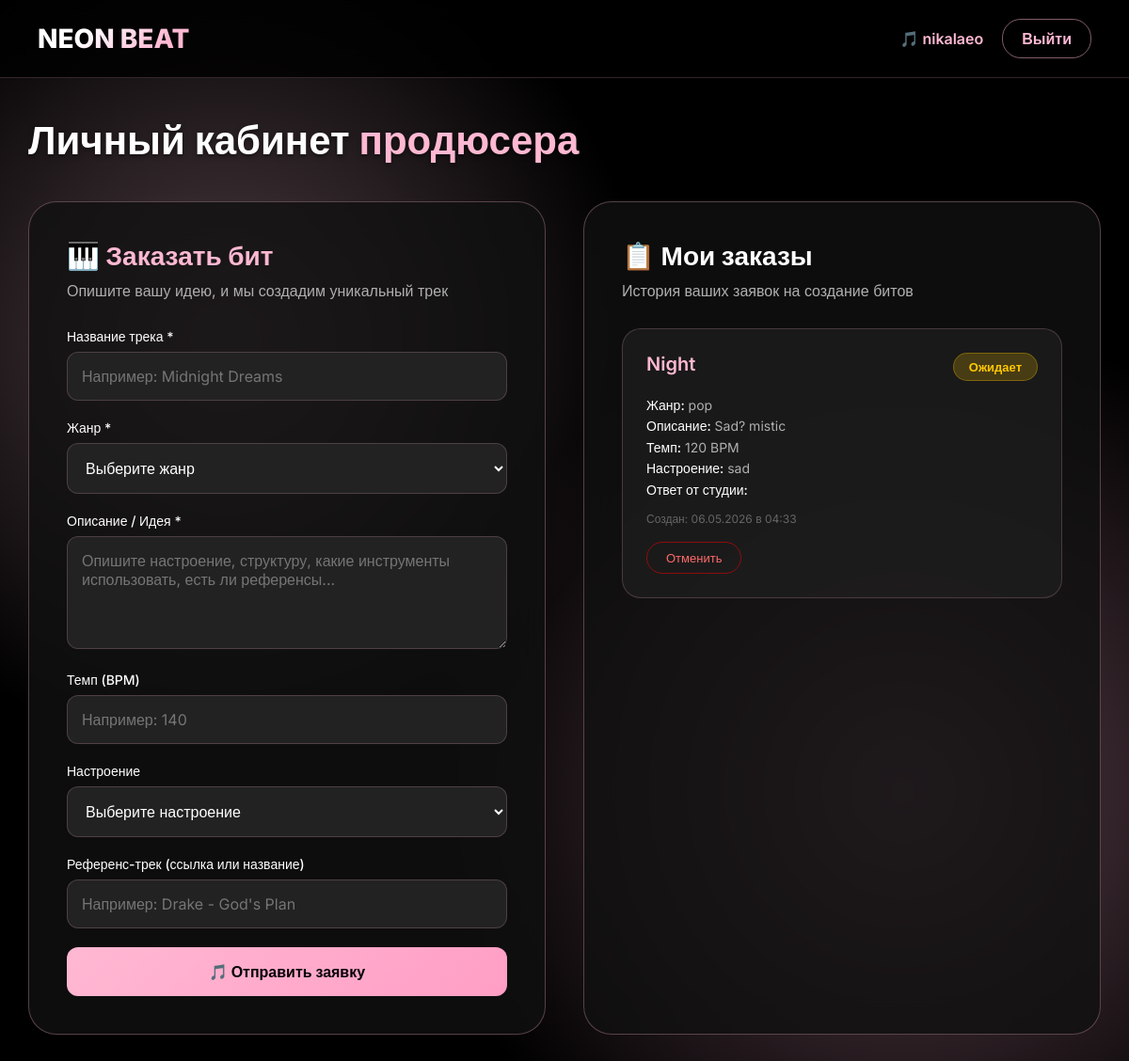
Page /dashboard (signed in) on the committed database.
### app.py (models this page shows, shortened)
class User(UserMixin, db.Model):
    id = db.Column(db.Integer, primary_key=True)
    username = db.Column(db.String(80), unique=True, nullable=False)
    email = db.Column(db.String(120), unique=True, nullable=False)
    password_hash = db.Column(db.String(200), nullable=False)
    is_admin = db.Column(db.Boolean, default=False)
    created_at = db.Column(db.DateTime, default=datetime.utcnow)
    orders = db.relationship('Order', backref='user', lazy=True)

class Order(db.Model):
    id = db.Column(db.Integer, primary_key=True)
    user_id = db.Column(db.Integer, db.ForeignKey('user.id'), nullable=False)
    track_name = db.Column(db.String(200), nullable=False)
    genre = db.Column(db.String(100), nullable=False)
    description = db.Column(db.Text, nullable=False)
    tempo = db.Column(db.Integer)
    mood = db.Column(db.String(100))
    reference_track = db.Column(db.String(200))
    status = db.Column(db.String(50), default='pending')  # pending, in_progress, completed, cancelled
    admin_comment = db.Column(db.Text)
    created_at = db.Column(db.DateTime, default=datetime.utcnow)
    updated_at = db.Column(db.DateTime, default=datetime.utcnow, onupdate=datetime.utcnow)

### app.py (the view)
@app.route('/dashboard')
@login_required
def dashboard():
    if current_user.is_admin:
        return redirect(url_for('admin_panel'))
    user_orders = Order.query.filter_by(user_id=current_user.id).order_by(Order.created_at.desc()).all()
    return render_template('dashboard.html', orders=user_orders)

### app.py (called while the page is built)
@login_manager.user_loader
def load_user(user_id):
    return User.query.get(int(user_id))

### templates/dashboard.html (shortened to what this page needs)
<!DOCTYPE html>
<html lang="ru">
<head>
</head>
<body>
    <nav class="navbar">
        <a href="/" class="logo" style="text-decoration: none;">NEON BEAT</a>
        <div class="user-info">
            <span class="user-name">🎵 {{ current_user.username }}</span>
            <a href="/logout" class="logout-btn">Выйти</a>
        </div>
    </nav>
    <div class="container">
        <h1>Личный кабинет <span>продюсера</span></h1>
        <div class="dashboard-grid">
            <div class="order-form">
                <h2>🎹 Заказать бит</h2>
                <p class="subtitle">Опишите вашу идею, и мы создадим уникальный трек</p>
                <form action="/create_order" method="POST">
                    <div class="form-group">
                        <label>Название трека *</label>
                        <input type="text" name="track_name" placeholder="Например: Midnight Dreams" required>
                    </div>
                    <div class="form-group">
                        <label>Жанр *</label>
                        <select name="genre" required>
                            <option value="">Выберите жанр</option>
                        </select>
                    </div>
                    <div class="form-group">
                        <label>Описание / Идея *</label>
                        <textarea name="description" placeholder="Опишите настроение, структуру, какие инструменты использовать, есть ли референсы..." required></textarea>
                    </div>
                    <div class="form-group">
                        <label>Темп (BPM)</label>
                        <input type="number" name="tempo" placeholder="Например: 140" min="40" max="300">
                    </div>
                    <div class="form-group">
                        <label>Настроение</label>
                        <select name="mood">
                            <option value="">Выберите настроение</option>
                        </select>
                    </div>
                    <div class="form-group">
                        <label>Референс-трек (ссылка или название)</label>
                        <input type="text" name="reference_track" placeholder="Например: Drake - God's Plan">
                    </div>
                    <button type="submit" class="btn-submit">🎵 Отправить заявку</button>
                </form>
            </div>
            <div class="orders-list">
                <h2>📋 Мои заказы</h2>
                <p class="orders-subtitle">История ваших заявок на создание битов</p>
                {% if orders %}
                    {% for order in orders %}
                    <div class="order-card">
                        <div class="order-header">
                            <div class="order-title">{{ order.track_name }}</div>
                            <span class="status-badge status-{{ order.status }}">
                                {% if order.status == 'pending' %}Ожидает
                                {% elif order.status == 'in_progress' %}В работе
                                {% elif order.status == 'completed' %}Готов
                                {% elif order.status == 'cancelled' %}Отменен
                                {% endif %}
                            </span>
                        </div>
                        <div class="order-details">
                            <p><span>Жанр:</span> {{ order.genre }}</p>
                            <p><span>Описание:</span> {{ order.description[:100] }}{% if order.description|length > 100 %}...{% endif %}</p>
                            {% if order.tempo %}<p><span>Темп:</span> {{ order.tempo }} BPM</p>{% endif %}
                            {% if order.mood %}<p><span>Настроение:</span> {{ order.mood }}</p>{% endif %}
                            {% if order.admin_comment %}<p><span>Ответ от студии:</span> {{ order.admin_comment }}</p>{% endif %}
                            <p style="margin-top: 10px; font-size: 12px; color: #666;">
                                Создан: {{ order.created_at.strftime('%d.%m.%Y в %H:%M') }}
                            </p>
                        </div>
                        {% if order.status == 'pending' %}
                        <a href="/cancel_order/{{ order.id }}" class="cancel-btn" onclick="return confirm('Отменить заказ?')">Отменить</a>
                        {% endif %}
                    </div>
                    {% endfor %}
                {% else %}
                    <div class="no-orders">
                        <p style="font-size: 18px;">🎵 У вас пока нет заказов</p>
                        <p style="margin-top: 10px;">Заполните форму слева, чтобы создать первый бит!</p>
                    </div>
                {% endif %}
            </div>
        </div>
    </div>
</body>
</html>

### templates/dashboard.html (style rules this page uses)
* { margin: 0; padding: 0; box-sizing: border-box; }
body { font-family: 'Inter', sans-serif; background: #000; color: #fff; min-height: 100vh; position: relative; }
body::before { content: ''; position: fixed; top: 0; left: 0; width: 100%; height: 100%; background: radial-gradient(circle at 20% 30%, rgba(255, 200, 220, 0.3) 0%, transparent 35%), radial-gradient(circle at 80% 70%, rgba(255, 180, 210, 0.35) 0%, transparent 40%); z-index: 0; pointer-events: none; }
.navbar { background: rgba(0, 0, 0, 0.8); backdrop-filter: blur(20px); padding: 20px 40px; display: flex; justify-content: space-between; align-items: center; border-bottom: 1px solid rgba(255, 184, 210, 0.2); position: relative; z-index: 10; }
.logo { font-size: 28px; font-weight: 800; background: linear-gradient(135deg, #fff 30%, #FFB8D2 80%); -webkit-background-clip: text; -webkit-text-fill-color: transparent; background-clip: text; }
.user-info { display: flex; align-items: center; gap: 20px; }
.user-name { color: #FFB8D2; font-weight: 600; }
.logout-btn { background: transparent; border: 1px solid rgba(255, 184, 210, 0.5); color: #FFB8D2; padding: 10px 20px; border-radius: 20px; text-decoration: none; font-weight: 600; transition: 0.3s; }
.container { max-width: 1300px; margin: 0 auto; padding: 40px 30px; position: relative; z-index: 2; }
h1 { font-size: 42px; margin-bottom: 40px; text-shadow: 0 2px 5px rgba(0, 0, 0, 0.5); }
h1 span { color: #FFB8D2; }
.dashboard-grid { display: grid; grid-template-columns: 1fr 1fr; gap: 40px; margin-bottom: 60px; }
.order-form { background: rgba(17, 17, 17, 0.8); backdrop-filter: blur(20px); border-radius: 30px; padding: 40px; border: 1px solid rgba(255, 184, 210, 0.3); }
.order-form h2 { font-size: 28px; margin-bottom: 10px; color: #FFB8D2; }
.order-form .subtitle { color: #B0B0B0; margin-bottom: 30px; }
.form-group { margin-bottom: 20px; }
label { display: block; margin-bottom: 8px; color: #fff; font-size: 14px; font-weight: 500; }
input, select, textarea { width: 100%; padding: 15px; background-color: #222; border: 1px solid rgba(255, 184, 210, 0.2); border-radius: 12px; color: #fff; font-size: 16px; font-family: 'Inter', sans-serif; transition: border-color 0.3s; }
select { cursor: pointer; }
select option { background: #222; color: #fff; }
textarea { min-height: 120px; resize: vertical; }
.btn-submit { width: 100%; padding: 16px; background: linear-gradient(135deg, #FFB8D2 0%, #ff9ec5 100%); color: #000; border: none; border-radius: 12px; font-weight: 700; font-size: 16px; cursor: pointer; transition: 0.3s; font-family: 'Inter', sans-serif; }
.orders-list { background: rgba(17, 17, 17, 0.8); backdrop-filter: blur(20px); border-radius: 30px; padding: 40px; border: 1px solid rgba(255, 184, 210, 0.3); }
.orders-list h2 { font-size: 28px; margin-bottom: 10px; }
.orders-subtitle { color: #B0B0B0; margin-bottom: 30px; }
.order-card { background: rgba(34, 34, 34, 0.6); border-radius: 20px; padding: 25px; margin-bottom: 20px; border: 1px solid rgba(255, 184, 210, 0.2); transition: transform 0.3s; }
.order-header { display: flex; justify-content: space-between; align-items: start; margin-bottom: 15px; }
.order-title { font-size: 20px; font-weight: 600; color: #FFB8D2; }
.status-badge { padding: 6px 16px; border-radius: 20px; font-size: 13px; font-weight: 600; }
.status-pending { background: rgba(255, 200, 0, 0.2); color: #ffc800; border: 1px solid rgba(255, 200, 0, 0.3); }
.order-details { color: #B0B0B0; font-size: 14px; line-height: 1.6; }
.order-details span { color: #fff; font-weight: 500; }
.cancel-btn { display: inline-block; margin-top: 15px; padding: 8px 20px; background: transparent; border: 1px solid rgba(255, 0, 0, 0.5); color: #ff6b6b; border-radius: 20px; text-decoration: none; font-size: 13px; transition: 0.3s; }

### rows in the picture
User: username "nikalaeo"
Order: track_name "Night", status "Ожидает", genre "pop", description "Sad? mistic", tempo "120", mood "sad", created_at "06.05.2026 в 04:33"
